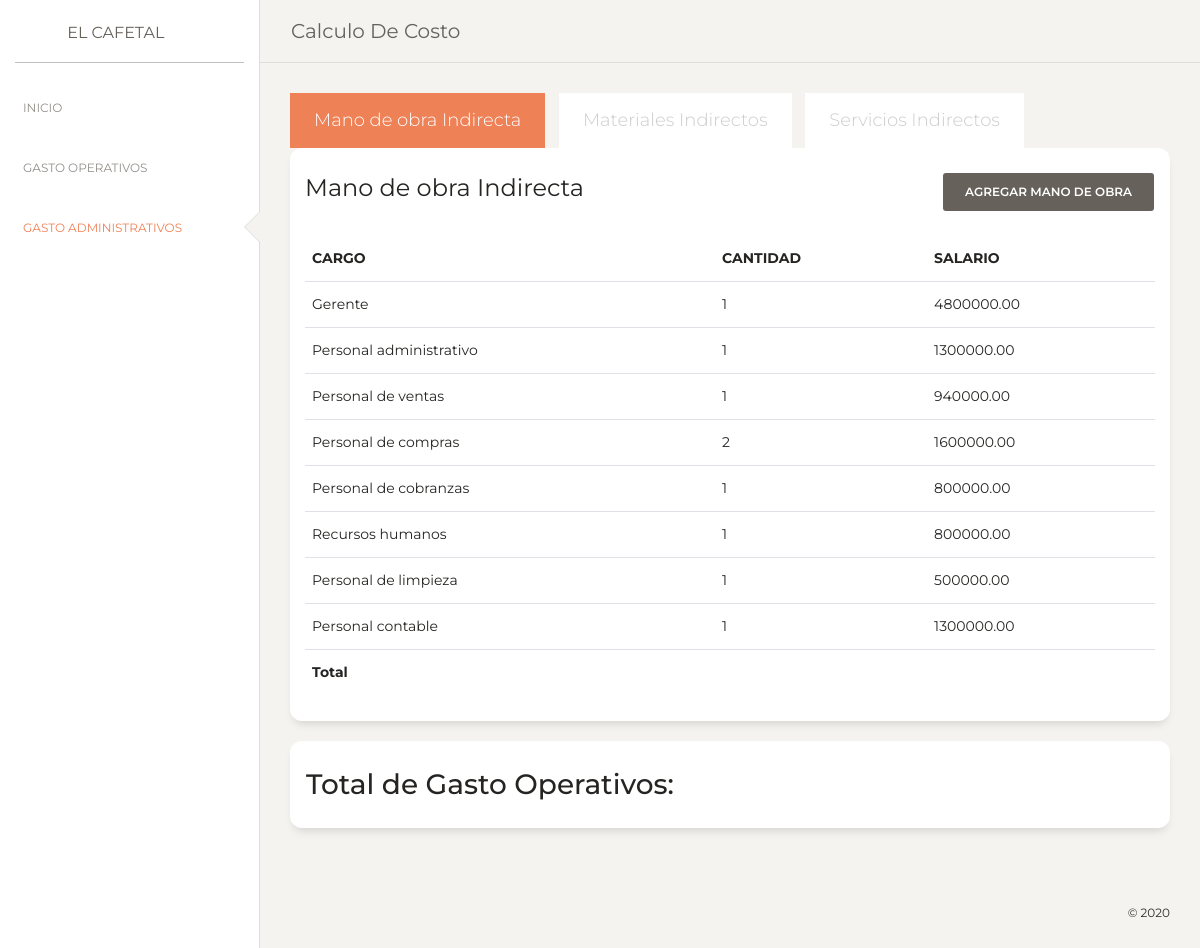
The app's page /costos/administrativo/ with its own data.
### costoadmin/models.py (models this page shows, shortened)
class ManoDeObraIndirecta(models.Model):
    cargo = models.CharField("Cargo", max_length=50, blank=False, null=False)
    cantidad = models.IntegerField("Cantidad", default=1)
    salario = MoneyField(max_digits=19, decimal_places=2, default_currency='BSS')
    created = models.DateTimeField(auto_now_add=True)
    updated = models.DateTimeField(auto_now=True)

### costoadmin/views.py (the view)
# urls.py: path('administrativo/', views.admin, name="costo-admin"),
def admin(request):
    mano_de_obra = models.ManoDeObraIndirecta.objects.all()
    materiales = models.MaterialesIndirectos.objects.all()
    servicios = models.ServiciosIndirectos.objects.all()
    total = total_o_cero( mano_de_obra.aggregate(Sum('salario'))['salario__sum'] )
    total_materiales = total_o_cero( materiales.aggregate(Sum('costo'))['costo__sum'] )
    total_servicios = total_o_cero( servicios.aggregate(Sum('costo'))['costo__sum'] )
    costos = []
    total_completo = Decimal(0)
    costos.append(total)
    costos.append(total_materiales)
    costos.append(total_servicios)
    for costo in costos:
        if costo != None:
            total_completo = costo + total_completo
    ctx = {
        "mano":mano_de_obra,
        "materiales": materiales,
        "servicios": servicios,
        "total": total,
        "total_materiales": total_materiales,
        "total_servicios": total_servicios,
        "total_completo":total_completo
    }
    return render(request, "costoadmin/admin.html", ctx)

### costoadmin/views.py (called while the page is built)
def total_o_cero(total):
    if total == None:
        return Decimal(0)
    return total

### costoadmin/templates/costoadmin/admin.html (shortened to what this page needs)
{% extends 'base.html' %}
{% load djmoney %}
{% block content %}
<div class="tabs tabs_default">
    <ul class="horizontal">
        <li class="active"><a href="#tab-1">Mano de obra Indirecta</a></li>
        <li><a href="#tab-2">Materiales Indirectos</a></li>
        <li><a href="#tab-3">Servicios Indirectos</a></li>
    </ul>
    <div id="tab-1" style="display: block;">
        <div class="card">
            <div class="card-header d-flex">
                <h4 class="my-2 mr-auto">Mano de obra Indirecta</h4>
                <a href="{% url 'administrativo:mano' %}" class="btn btn-succes">
                Agregar Mano de obra
                </a>
            </div>
            <div class="card-body">
                <table class="table">
                    <thead>
                        <tr>
                            <th>Cargo</th>
                            <th>Cantidad</th>
                            <th>Salario</th>
                        </tr>
                    </thead>
                    <tbody>
                    {% for a in mano %}
                        <tr>
                            <td scope="row">{{a.cargo}}</td>
                            <td>{{a.cantidad}}</td>
                            <td>{{a.salario}}</td>
                        </tr>
                    {% endfor %}
                        <tr>
                            <td scope="row"><b>Total</b></td>
                            <td></td>
                            <td>{% money_localize total 'BSS' %}</td>
                        </tr>
                    </tbody>
                </table>
            </div>
        </div>
    </div>
</div>
    <div class="card py-4 px-3 ">
        <b class="h3 m-0">Total de Gasto Operativos: {% money_localize total_completo 'BSS' %}</b>
    </div>
{% endblock content %}

### costoadmin/templates/base.html (shortened to what this page needs)
{% load static %}
<!DOCTYPE html>
<html lang="en">
<head>
  <link href="https://maxcdn.bootstrapcdn.com/font-awesome/latest/css/font-awesome.min.css" rel="stylesheet">
  <link href="{% static 'css/bootstrap.min.css' %}" rel="stylesheet" />
  <link href="{% static 'css/paper-dashboard.css' %}" rel="stylesheet" />
  <link href="{% static 'demo/demo.css' %}" rel="stylesheet " />
</head>
<body class="">
  <div class="wrapper ">
    <div class="sidebar" data-color="white" data-active-color="danger">
      <div class="logo">
        <a href="#" class="simple-text logo-mini">
        </a>
        <a href="#" class="simple-text logo-normal">
          El cafetal
        </a>
      </div>
      <div class="sidebar-wrapper">
        <ul class="nav">
          <li class="{% if request.path == '/' %}active{% endif %}">
            <a href="{% url 'dash:boar' %}">
              <p>Inicio</p>
            </a>
          </li>
          <li class="{% if request.path == '/costos/operativos/' %}active{% endif %}">
            <a href="{% url 'operativos:costo-operativos' %}">
              <p>Gasto Operativos</p>
            </a>
          </li>
          <li class="{% if request.path == '/costos/administrativo/' %}active{% endif %}">
            <a href="{% url 'administrativo:costo-admin' %}">
              <p>Gasto Administrativos</p>
            </a>
          </li>
        </ul>
      </div>
    </div>
    <div class="main-panel">
      <nav class="navbar navbar-expand-lg navbar-absolute fixed-top navbar-transparent">
        <div class="container-fluid">
          <div class="navbar-wrapper">
            <a class="navbar-brand" href="#pablo">Calculo de costo</a>
          </div>
        </div>
      </nav>
      <div class="content">
            {% block content %}
            {% endblock content %}
      </div>
      <footer class="footer footer-black  footer-white ">
        <div class="container-fluid">
          <div class="row">
            <div class="credits ml-auto">
              <span class="copyright">
                ©
              </span>
            </div>
          </div>
        </div>
      </footer>
    </div>
  </div>
</body>
</html>

### records on screen
ManoDeObraIndirecta: cargo "Gerente", cantidad "1", salario "4800000.00"
ManoDeObraIndirecta: cargo "Personal administrativo", cantidad "1", salario "1300000.00"
ManoDeObraIndirecta: cargo "Personal de ventas", cantidad "1", salario "940000.00"
ManoDeObraIndirecta: cargo "Personal de compras", cantidad "2", salario "1600000.00"
ManoDeObraIndirecta: cargo "Personal de cobranzas", cantidad "1", salario "800000.00"
ManoDeObraIndirecta: cargo "Recursos humanos", cantidad "1", salario "800000.00"
ManoDeObraIndirecta: cargo "Personal de limpieza", cantidad "1", salario "500000.00"
ManoDeObraIndirecta: cargo "Personal contable", cantidad "1", salario "1300000.00"
